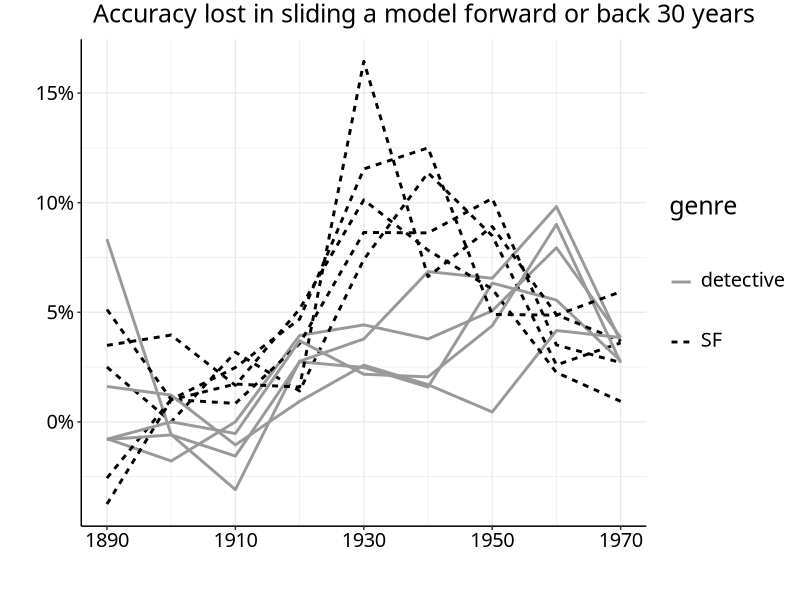
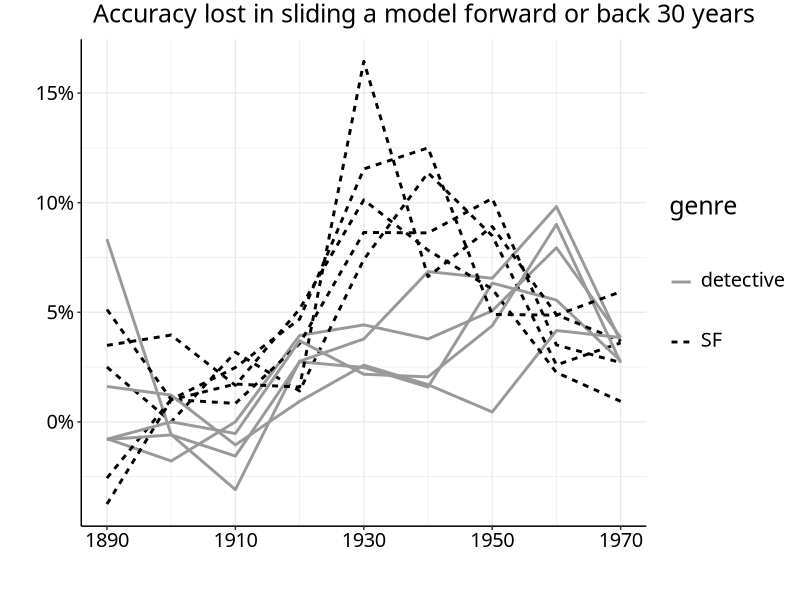
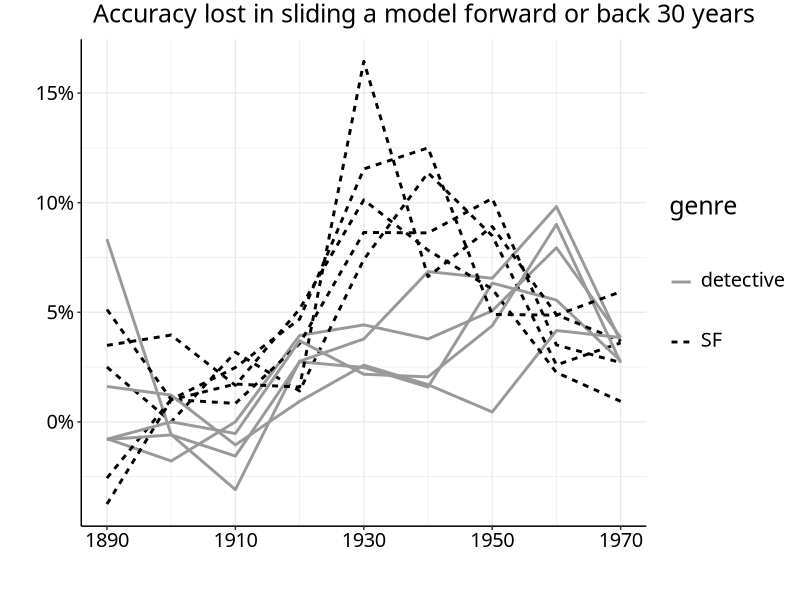

Here is the R script that generated these plots, in order:
# Make unweighted meantime graph
library(scales)
library(ggplot2)
library(dplyr)

this.dir <- dirname(parent.frame(2)$ofile)
setwd(this.dir)

sfpace <- read.csv('../plotdata/paceofchangeinSF.tsv', sep = '\t')
detectpace <- read.csv('../plotdata/paceofchangeinDetective.tsv', sep = '\t')
sfpace$genre <- 'SF'
detectpace$genre <- 'detective'
allpace <- rbind(sfpace, detectpace)
allpace$iteration <- as.factor(allpace$iteration)

p <- ggplot(allpace, aes(x = date, y = difference, shape = iteration, color = genre, linetype = genre)) + 
  scale_color_manual(values = c('gray50', 'black')) +
  geom_line(size = 1) +
  theme_bw() + scale_y_continuous('', labels = percent) +
  scale_x_continuous('', breaks = c(1890, 1910, 1930, 1950, 1970)) +
  ggtitle('Accuracy lost in sliding a model forward or back 30 years') +
  theme(plot.title = element_text(hjust = -0.12, size = 18, vjust = 1.5)) +
  theme(text = element_text(size = 18, family = "Baskerville"), panel.border = element_blank()) +
  theme(axis.line = element_line(color = 'black'),
        axis.text = element_text(color = 'black'),
        axis.title.x = element_text(margin = margin(t = 14), size = 16)) +
  scale_color_manual(name = 'genre\n', values = c('gray60', 'black'),
                     guide = guide_legend(keyheight = 3,  label.vjust = 0.55, 
                                          override.aes = list(fill = NA, size = 1))) +
  scale_shape_discrete(name = 'genre\n') +
  scale_linetype_discrete(name = 'genre\n')

tiff("../images/C2Fig3paceofchange.tiff", height = 5.5, width = 9, units = 'in', res=400)
plot(p)
dev.off()
plot(p)

plot(p)